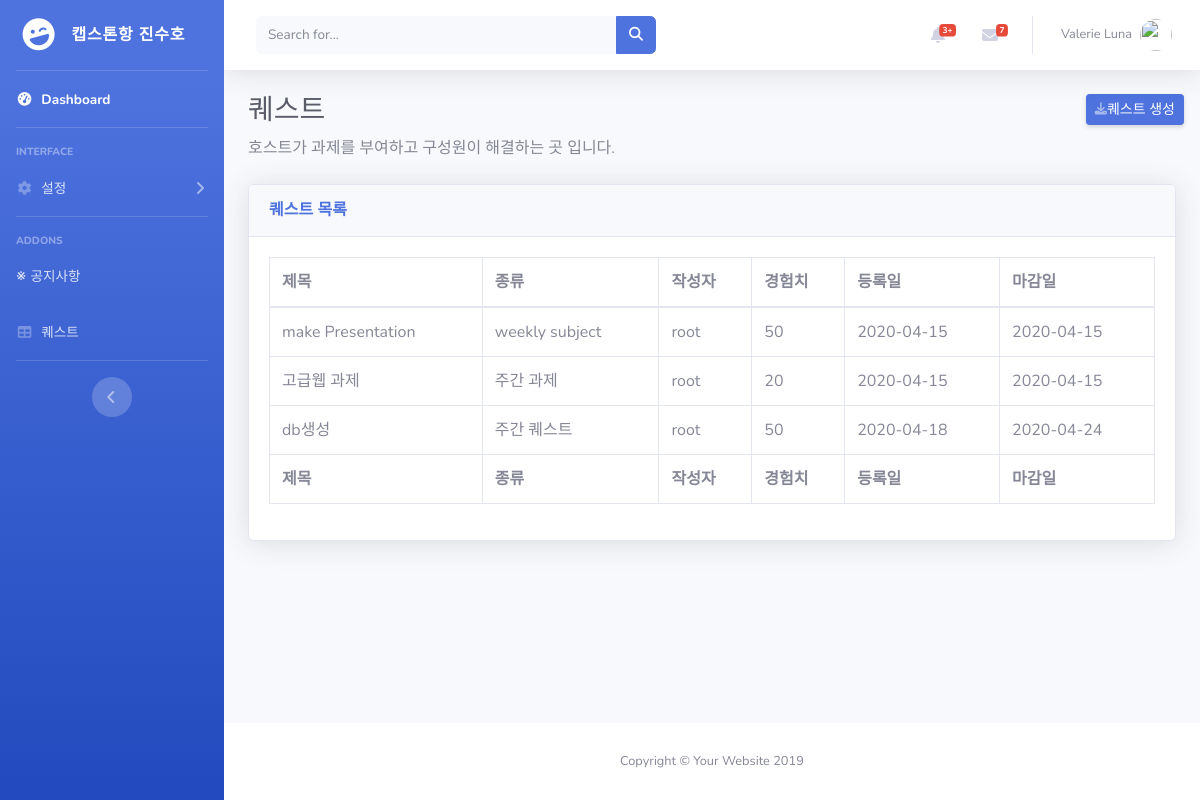
The app's page /group/2/showQuest/ (signed in), older data.
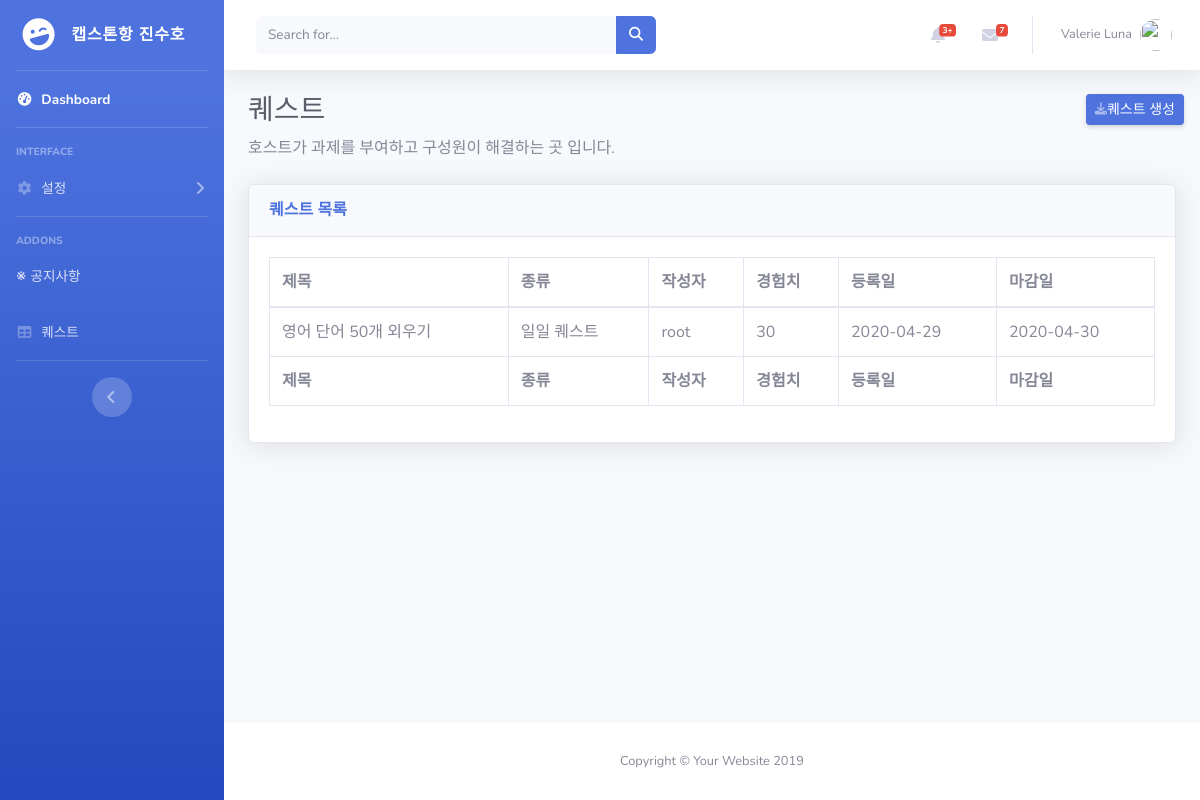
The same page, newer data.
### group_control/models.py (models this page shows)
class Quest(models.Model):
    title = models.CharField(max_length=50)
    type = models.CharField(max_length=50)
    exp = models.IntegerField(default=0)
    created_at = models.DateTimeField(auto_now_add=True)
    end = models.DateTimeField()
    join = models.ForeignKey(Join, on_delete=models.CASCADE, default=0)
    content = models.CharField(max_length=200, null=True)
    class Meta:
        ordering = ['created_at']

### main/models.py (models this page shows)
class Join(models.Model):
    user = models.ForeignKey(settings.AUTH_USER_MODEL, on_delete=models.CASCADE)
    group = models.ForeignKey(Group, on_delete=models.CASCADE, default=0)
    role = models.CharField(max_length=50, default='member')
    exp = models.IntegerField(default=0)
    level = models.IntegerField(default=0)
    penalty = models.IntegerField(default=0)

class Group(models.Model):
    title = models.CharField(max_length=50)
    finalTarget = models.CharField(max_length=200)
    groupType = models.CharField(max_length=50, default='토익 스터디')
    fee = models.IntegerField(default=100)
    host = models.ForeignKey(settings.AUTH_USER_MODEL, on_delete=models.CASCADE)
    created_at = models.DateTimeField(auto_now_add=True)

### group_control/views.py (the view)
# urls.py: path('showQuest/', showQuest, name='showQuest'),    # 삭제 예정
def showQuest(request, pk):
    currGroup = Group.objects.get(id=pk)
    currJoin = Join.objects.get(group=currGroup, user=request.user)
    quest = Quest.objects.filter(join=currJoin)
    form = QuestForm()
    dict = {
        'group': currGroup,
        'quest':quest,
        'form':form,
    }
    return render(request, 'group_control/quest.html', dict)

### group_control/forms.py
class QuestForm(forms.ModelForm):
    class Meta:
        model = Quest
        fields = {'title', 'type', 'exp', 'end', 'content'}
        widgets = {
            'end': DateInput(),
        }

### group_control/templates/group_control/quest.html (shortened to what this page needs)
{% load static %}
<!DOCTYPE html>
<html lang="en">
<head>
  <link href="{% static 'vendor/fontawesome-free/css/all.min.css' %}" rel="stylesheet" type="text/css">
  <link href="{% static 'css/sb-admin-2.min.css' %}" rel="stylesheet">
  <link href="{% static 'vendor/datatables/dataTables.bootstrap4.min.css' %}" rel="stylesheet">
</head>
<body id="page-top">
  <div id="wrapper">
    <ul class="navbar-nav bg-gradient-primary sidebar sidebar-dark accordion" id="accordionSidebar">
      <a class="sidebar-brand d-flex align-items-center justify-content-center" href="{% static 'index.html' %}">
        <div class="sidebar-brand-icon rotate-n-15">
          <i class="fas fa-laugh-wink"></i>
        </div>
        <div class="sidebar-brand-text mx-3">캡스톤항 진수호 </div>
      </a>
      <hr class="sidebar-divider my-0">
      <li class="nav-item active">
        <a class="nav-link" href="{% static 'index.html' %}">
          <i class="fas fa-fw fa-tachometer-alt"></i>
          <span>Dashboard</span></a>
      </li>
      <hr class="sidebar-divider">
      <div class="sidebar-heading">
        Interface
      </div>
      <li class="nav-item">
        <a class="nav-link collapsed" href="{% static '#" data-toggle="collapse" data-target="#collapseTwo" aria-expanded="true" aria-controls="collapseTwo">
          <i class="fas fa-fw fa-cog"></i>
          <span>설정</span>
        </a>
      </li>
      <hr class="sidebar-divider">
      <div class="sidebar-heading">
        Addons
      </div>
      <li class="nav-item">
        <a class="nav-link" href="{% static 'notice.html' %}">
          ※ <span>공지사항</span></a>
      </li>
      <li class="nav-item">
        <a class="nav-link" href="{% static 'quest.html' %}">
          <i class="fas fa-fw fa-table"></i>
          <span>퀘스트</span></a>
      </li>
      <hr class="sidebar-divider d-none d-md-block">
      <div class="text-center d-none d-md-inline">
        <button class="rounded-circle border-0" id="sidebarToggle"></button>
      </div>
    </ul>
    <div id="content-wrapper" class="d-flex flex-column">
      <div id="content">
        <nav class="navbar navbar-expand navbar-light bg-white topbar mb-4 static-top shadow">
          <form class="d-none d-sm-inline-block form-inline mr-auto ml-md-3 my-2 my-md-0 mw-100 navbar-search">
            <div class="input-group">
              <input type="text" class="form-control bg-light border-0 small" placeholder="Search for..." aria-label="Search" aria-describedby="basic-addon2">
              <div class="input-group-append">
                <button class="btn btn-primary" type="button">
                  <i class="fas fa-search fa-sm"></i>
                </button>
              </div>
            </div>
          </form>
          <ul class="navbar-nav ml-auto">
            <li class="nav-item dropdown no-arrow mx-1">
              <a class="nav-link dropdown-toggle" href="{% static '#' %}" id="alertsDropdown" role="button" data-toggle="dropdown" aria-haspopup="true" aria-expanded="false">
                <i class="fas fa-bell fa-fw"></i>
                <span class="badge badge-danger badge-counter">3+</span>
              </a>
            </li>
            <li class="nav-item dropdown no-arrow mx-1">
              <a class="nav-link dropdown-toggle" href="{% static '#' %}" id="messagesDropdown" role="button" data-toggle="dropdown" aria-haspopup="true" aria-expanded="false">
                <i class="fas fa-envelope fa-fw"></i>
                <span class="badge badge-danger badge-counter">7</span>
              </a>
            </li>
            <li class="nav-item dropdown no-arrow">
              <a class="nav-link dropdown-toggle" href="{% static '#' %}" id="userDropdown" role="button" data-toggle="dropdown" aria-haspopup="true" aria-expanded="false">
                <span class="mr-2 d-none d-lg-inline text-gray-600 small">Valerie Luna</span>
                <img class="img-profile rounded-circle" src="https://source.unsplash.com/QAB-WJcbgJk/60x60">
              </a>
            </li>
          </ul>
        </nav>
        <button type="button" data-toggle="modal" data-target="#creatModal" class="d-none d-sm-inline-block btn btn-sm btn-primary shadow-sm mr-3" style="float: right;">퀘스트 생성</button>
        <div class="container-fluid">
          <h1 class="h3 mb-2 text-gray-800">퀘스트</h1>
          <p class="mb-4">호스트가 과제를 부여하고 구성원이 해결하는 곳 입니다.</p>
          <div class="card shadow mb-4">
            <div class="card-header py-3">
              <h6 class="m-0 font-weight-bold text-primary">퀘스트 목록</h6>
            </div>
            <div class="card-body">
              <div class="table-responsive">
                <table class="table table-bordered" id="dataTable" width="100%" cellspacing="0">
                  <thead>
                    <tr>
                      <th>제목</th>
                      <th>종류</th>
                      <th>작성자</th>
                      <th>경험치</th>
                      <th>등록일</th>
                      <th>마감일</th>
                    </tr>
                  </thead>
                  <tfoot>
                    <tr>
                      <th>제목</th>
                      <th>종류</th>
                      <th>작성자</th>
                      <th>경험치</th>
                      <th>등록일</th>
                      <th>마감일</th>
                    </tr>
                  </tfoot>
                  <tbody>
                   {% for q in quest %}
                    <tr id ="quest1" onclick="viewModal('{{q.title}}')" style="cursor: pointer;">
                      <td>{{q.title}}</td>
                      <td>{{q.type}}</td>
                      <td>{{q.join.group.host}}</td>
                      <td>{{q.exp}}</td>
                      <td>{{q.created_at | date:'Y-m-d'}}</td>
                      <td>{{q.end | date:'Y-m-d'}}</td>
                    </tr>
                   {% endfor %}
                  </tbody>
                </table>
              </div>
            </div>
          </div>
        </div>
      </div>
      <footer class="sticky-footer bg-white">
        <div class="container my-auto">
          <div class="copyright text-center my-auto">
            <span>Copyright &copy; Your Website 2019</span>
          </div>
        </div>
      </footer>
    </div>
  </div>
</body>
</html>

Row changes from the older to the newer data that the page shows:
removed Quest: title "make Presentation", type "weekly subject", join.group.host "root", exp "50", created_at "2020-04-15", end "2020-04-15"
removed Quest: title "고급웹 과제", type "주간 과제", join.group.host "root", exp "20", created_at "2020-04-15", end "2020-04-15"
removed Quest: title "db생성", type "주간 퀘스트", join.group.host "root", exp "50", created_at "2020-04-18", end "2020-04-24"
added Quest: title "영어 단어 50개 외우기", type "일일 퀘스트", join.group.host "root", exp "30", created_at "2020-04-29", end "2020-04-30"
